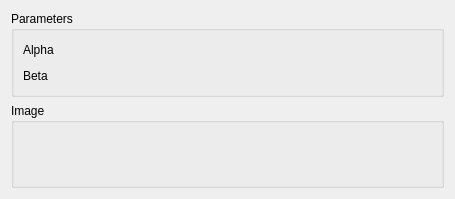
<?xml version="1.0" encoding="UTF-8"?>
<ui version="4.0">
 <class>SeismicLabGui::DlgBogdanoffGoldbergBernardModulation</class>
 <widget class="QWidget" name="SeismicLabGui::DlgBogdanoffGoldbergBernardModulation">
  <property name="geometry">
   <rect>
    <x>0</x>
    <y>0</y>
    <width>455</width>
    <height>199</height>
   </rect>
  </property>
  <property name="windowTitle">
   <string>Feature Parameters</string>
  </property>
  <property name="sizeGripEnabled" stdset="0">
   <bool>true</bool>
  </property>
  <layout class="QGridLayout" name="gridLayout">
   <item row="1" column="0">
    <widget class="QGroupBox" name="GroupBox5_5">
     <property name="title">
      <string>Image</string>
     </property>
     <layout class="QGridLayout" name="_6">
      <property name="leftMargin">
       <number>9</number>
      </property>
      <property name="topMargin">
       <number>9</number>
      </property>
      <property name="rightMargin">
       <number>9</number>
      </property>
      <property name="bottomMargin">
       <number>9</number>
      </property>
      <property name="spacing">
       <number>6</number>
      </property>
      <item row="1" column="0">
       <layout class="QHBoxLayout" name="horizontalLayout_9" stretch="0">
        <item>
         <widget class="QLabel" name="label_Image">
          <property name="text">
           <string/>
          </property>
         </widget>
        </item>
       </layout>
      </item>
     </layout>
    </widget>
   </item>
   <item row="0" column="0">
    <widget class="QGroupBox" name="GroupBox5_3">
     <property name="title">
      <string>Parameters</string>
     </property>
     <layout class="QGridLayout" name="_3">
      <property name="leftMargin">
       <number>9</number>
      </property>
      <property name="topMargin">
       <number>9</number>
      </property>
      <property name="rightMargin">
       <number>9</number>
      </property>
      <property name="bottomMargin">
       <number>9</number>
      </property>
      <property name="spacing">
       <number>6</number>
      </property>
      <item row="1" column="0">
       <layout class="QHBoxLayout" name="horizontalLayout" stretch="0,0">
        <item>
         <widget class="QLabel" name="label">
          <property name="text">
           <string>Alpha</string>
          </property>
         </widget>
        </item>
        <item>
         <widget class="Gui::QuantitySpinBox" name="doubleSpinBox_Alpha" native="true">
          <property name="keyboardTracking" stdset="0">
           <bool>false</bool>
          </property>
         </widget>
        </item>
       </layout>
      </item>
      <item row="2" column="0">
       <layout class="QHBoxLayout" name="horizontalLayout_4" stretch="0,0">
        <item>
         <widget class="QLabel" name="label_4">
          <property name="text">
           <string>Beta</string>
          </property>
         </widget>
        </item>
        <item>
         <widget class="Gui::QuantitySpinBox" name="doubleSpinBox_Beta" native="true">
          <property name="keyboardTracking" stdset="0">
           <bool>false</bool>
          </property>
         </widget>
        </item>
       </layout>
      </item>
     </layout>
    </widget>
   </item>
  </layout>
 </widget>
 <customwidgets>
  <customwidget>
   <class>Gui::QuantitySpinBox</class>
   <extends>QWidget</extends>
   <header>Gui/QuantitySpinBox.h</header>
  </customwidget>
 </customwidgets>
 <resources/>
 <connections/>
</ui>
